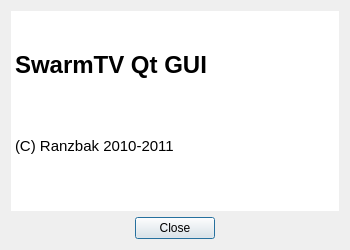
<?xml version="1.0" encoding="UTF-8"?>
<ui version="4.0">
 <class>helpDialog</class>
 <widget class="QDialog" name="helpDialog">
  <property name="enabled">
   <bool>true</bool>
  </property>
  <property name="geometry">
   <rect>
    <x>0</x>
    <y>0</y>
    <width>350</width>
    <height>250</height>
   </rect>
  </property>
  <property name="sizePolicy">
   <sizepolicy hsizetype="Fixed" vsizetype="Fixed">
    <horstretch>0</horstretch>
    <verstretch>0</verstretch>
   </sizepolicy>
  </property>
  <property name="windowTitle">
   <string>SwarmTv About</string>
  </property>
  <property name="windowIcon">
   <iconset resource="swarmtvqtresources.qrc">
    <normaloff>:/swarmtv/mainlogo/resources/swarmtv_logo.png</normaloff>:/swarmtv/mainlogo/resources/swarmtv_logo.png</iconset>
  </property>
  <layout class="QGridLayout" name="gridLayout">
   <item row="0" column="0">
    <layout class="QVBoxLayout" name="verticalLayout">
     <item>
      <widget class="QTextEdit" name="textEdit">
       <property name="acceptDrops">
        <bool>false</bool>
       </property>
       <property name="autoFillBackground">
        <bool>false</bool>
       </property>
       <property name="styleSheet">
        <string notr="true"/>
       </property>
       <property name="frameShape">
        <enum>QFrame::NoFrame</enum>
       </property>
       <property name="frameShadow">
        <enum>QFrame::Plain</enum>
       </property>
       <property name="undoRedoEnabled">
        <bool>false</bool>
       </property>
       <property name="html">
        <string>&lt;!DOCTYPE HTML PUBLIC &quot;-//W3C//DTD HTML 4.0//EN&quot; &quot;http://www.w3.org/TR/REC-html40/strict.dtd&quot;&gt;
&lt;html&gt;&lt;head&gt;&lt;meta name=&quot;qrichtext&quot; content=&quot;1&quot; /&gt;&lt;style type=&quot;text/css&quot;&gt;
p, li { white-space: pre-wrap; }
&lt;/style&gt;&lt;/head&gt;&lt;body style=&quot; font-family:'Ubuntu'; font-size:11pt; font-weight:400; font-style:normal;&quot;&gt;
&lt;p style=&quot;-qt-paragraph-type:empty; margin-top:0px; margin-bottom:0px; margin-left:0px; margin-right:0px; -qt-block-indent:0; text-indent:0px;&quot;&gt;&lt;/p&gt;
&lt;p style=&quot; margin-top:18px; margin-bottom:12px; margin-left:0px; margin-right:0px; -qt-block-indent:0; text-indent:0px;&quot;&gt;&lt;span style=&quot; font-size:xx-large; font-weight:600;&quot;&gt;SwarmTV Qt GUI&lt;/span&gt;&lt;/p&gt;
&lt;p style=&quot;-qt-paragraph-type:empty; margin-top:18px; margin-bottom:12px; margin-left:0px; margin-right:0px; -qt-block-indent:0; text-indent:0px; font-size:xx-large; font-weight:600;&quot;&gt;&lt;/p&gt;
&lt;p style=&quot; margin-top:12px; margin-bottom:12px; margin-left:0px; margin-right:0px; -qt-block-indent:0; text-indent:0px;&quot;&gt;(C) Ranzbak 2010-2011&lt;/p&gt;&lt;/body&gt;&lt;/html&gt;</string>
       </property>
       <property name="textInteractionFlags">
        <set>Qt::NoTextInteraction</set>
       </property>
      </widget>
     </item>
     <item>
      <layout class="QHBoxLayout" name="horizontalLayout">
       <item>
        <spacer name="horizontalSpacer">
         <property name="orientation">
          <enum>Qt::Horizontal</enum>
         </property>
         <property name="sizeHint" stdset="0">
          <size>
           <width>40</width>
           <height>20</height>
          </size>
         </property>
        </spacer>
       </item>
       <item>
        <widget class="QPushButton" name="closePushButton">
         <property name="text">
          <string>Close</string>
         </property>
        </widget>
       </item>
       <item>
        <spacer name="horizontalSpacer_2">
         <property name="orientation">
          <enum>Qt::Horizontal</enum>
         </property>
         <property name="sizeHint" stdset="0">
          <size>
           <width>40</width>
           <height>20</height>
          </size>
         </property>
        </spacer>
       </item>
      </layout>
     </item>
    </layout>
   </item>
  </layout>
 </widget>
 <resources>
  <include location="swarmtvqtresources.qrc"/>
 </resources>
 <connections>
  <connection>
   <sender>closePushButton</sender>
   <signal>clicked()</signal>
   <receiver>helpDialog</receiver>
   <slot>close()</slot>
   <hints>
    <hint type="sourcelabel">
     <x>200</x>
     <y>275</y>
    </hint>
    <hint type="destinationlabel">
     <x>199</x>
     <y>149</y>
    </hint>
   </hints>
  </connection>
 </connections>
</ui>
